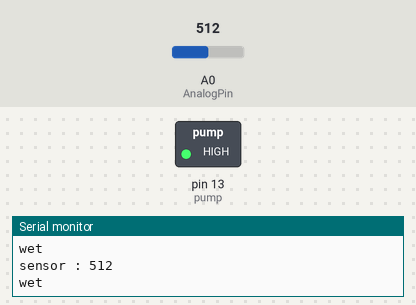
Simulated run of this sketch. Board: Arduino Uno, built with avr-gcc and run on an emulated ATmega328P. Parts: switched loads named in the sketch (green lamp = pin HIGH), the last lines printed to the serial monitor. The test bench sets the inputs (shaded band); at power-on: A0 (AnalogPin) = 512.

Above: at 3.8 s.
3.9 s: A0 (AnalogPin) set to 893
7.8 s: A0 (AnalogPin) set to 918
At 10.4 s:
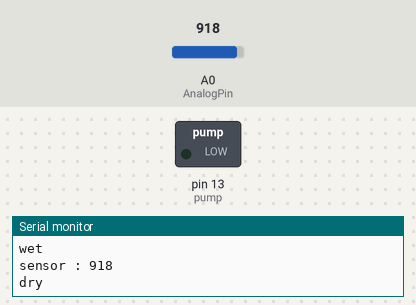
11.7 s: A0 (AnalogPin) set to 900
At 13.5 s:
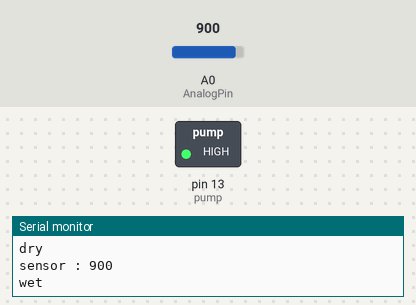
15.6 s: A0 (AnalogPin) set to 1023
At 16.9 s:
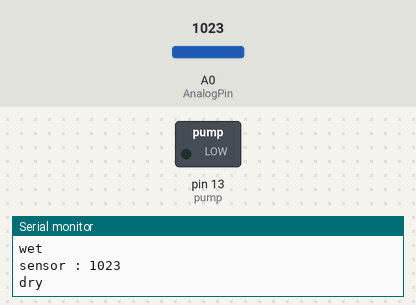
Timing chart, 0 to 18.6 s (numbered marks = the images above; inputs shaded):
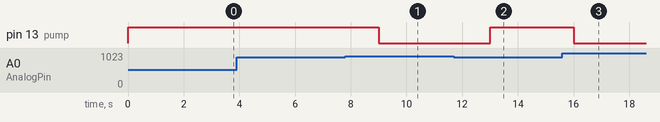

Measured:
- the behaviour switches between 900 and 901 on A0 (AnalogPin) (found by bisection; images 0 and 1)
- after the input at 7.8 s, pin 13 (pump): HIGH → LOW after 1.2 s
- after the input at 11.7 s, pin 13 (pump): LOW → HIGH after 1.3 s
- after the input at 15.6 s, pin 13 (pump): HIGH → LOW after 0.40 s

The sketch:

BasicCode.ino
```cpp
// initialize
#define AnalogPin 0
int sensor = 0; // store and read data from sensor
int pump = 13; // operate pump pin Num

void setup() {
Serial.begin(9600);
pinMode(pump,OUTPUT);

}

void loop() {
sensor = analogRead(AnalogPin);
Serial.print("sensor : ");
Serial.println(sensor); // print value 0 ~ 1023
if(sensor <= 900) {
  Serial.println("wet");
  digitalWrite(pump, HIGH);
    }
else {
  Serial.println("dry");
  digitalWrite(pump, LOW);
  delay(1000);
  }
  delay(3000);
}
```
